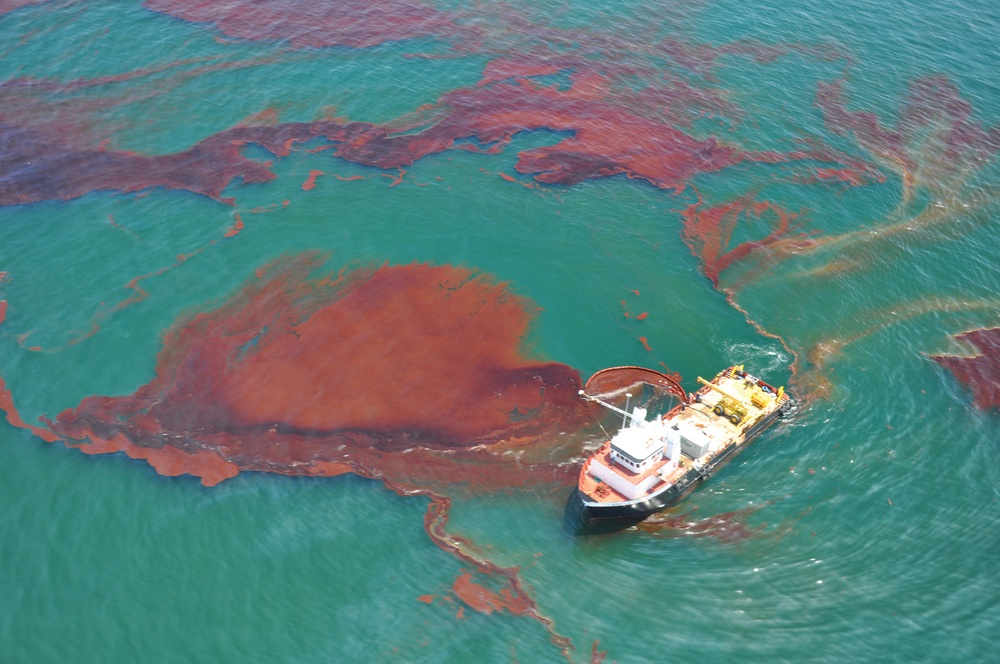
%> input picture Image Processing Project/skimming.OWJA_.jpg, 1000 x 664 px, shrunk from 1372 x 911 before the run
$ octave main.m   (GNU Octave 9; MATLAB toolbox functions it lacks are replaced by stand-ins)
%> lines starting %> are read from the running program, lines starting %| are printed output that depends on the picture; in (x1, y1, x2, y2) boxes, pixels count from 0 and x2, y2 are one past the last pixel; in counts of white or black regions, pixels touching at a corner belong together; the program's own positions count from 1
%> further down, I is the input picture: size 664x1000x3 uint8; mean R, G, B 90.2, 124.8, 123.2
### Image Processing Project/background_removel.m
function [BW,maskedRGBImage] = createMask(RGB)
%createMask  Threshold RGB image using auto-generated code from colorThresholder app.
%  [BW,MASKEDRGBIMAGE] = createMask(RGB) thresholds image RGB using
%  auto-generated code from the colorThresholder app. The colorspace and
%  range for each channel of the colorspace were set within the app. The
%  segmentation mask is returned in BW, and a composite of the mask and
%  original RGB images is returned in maskedRGBImage.

% Auto-generated by colorThresholder app on 04-Aug-2019
%------------------------------------------------------


% Convert RGB image to chosen color space
I = rgb2lab(RGB);
%> I: size 664x1000x3 double; mean of channels 1, 2, 3 50.6, -10.1, -1.6

% Define thresholds for channel 1 based on histogram settings
channel1Min = 10.029;
channel1Max = 100.000;

% Define thresholds for channel 2 based on histogram settings
channel2Min = 1.274;
channel2Max = 36.564;

% Define thresholds for channel 3 based on histogram settings
channel3Min = -43.792;
channel3Max = 89.268;

% Create mask based on chosen histogram thresholds
sliderBW = (I(:,:,1) >= channel1Min ) & (I(:,:,1) <= channel1Max) & ...
    (I(:,:,2) >= channel2Min ) & (I(:,:,2) <= channel2Max) & ...
    (I(:,:,3) >= channel3Min ) & (I(:,:,3) <= channel3Max);
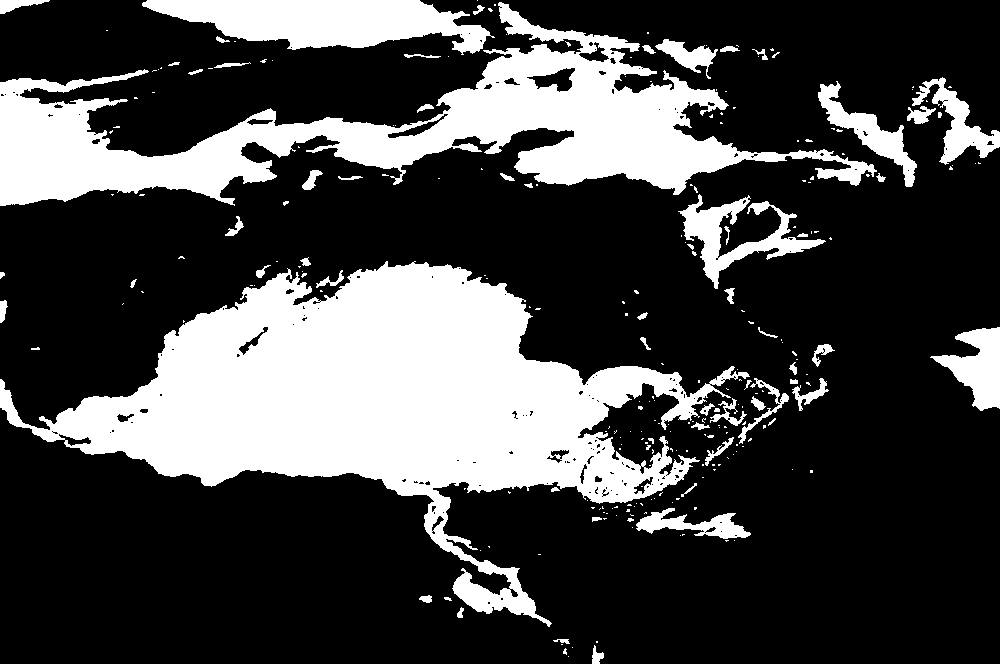
%> sliderBW: size 664x1000 logical; 27.4% white; 257 white regions (193 under 20 px), largest, box (x1, y1, x2, y2) and area: (0, 261, 750, 627) 96133, (0, 2, 877, 206) 53539, (142, 0, 495, 55) 11645
BW = sliderBW;

% Initialize output masked image based on input image.
maskedRGBImage = RGB;

% Set background pixels where BW is false to zero.
maskedRGBImage(repmat(~BW,[1 1 3])) = 0;
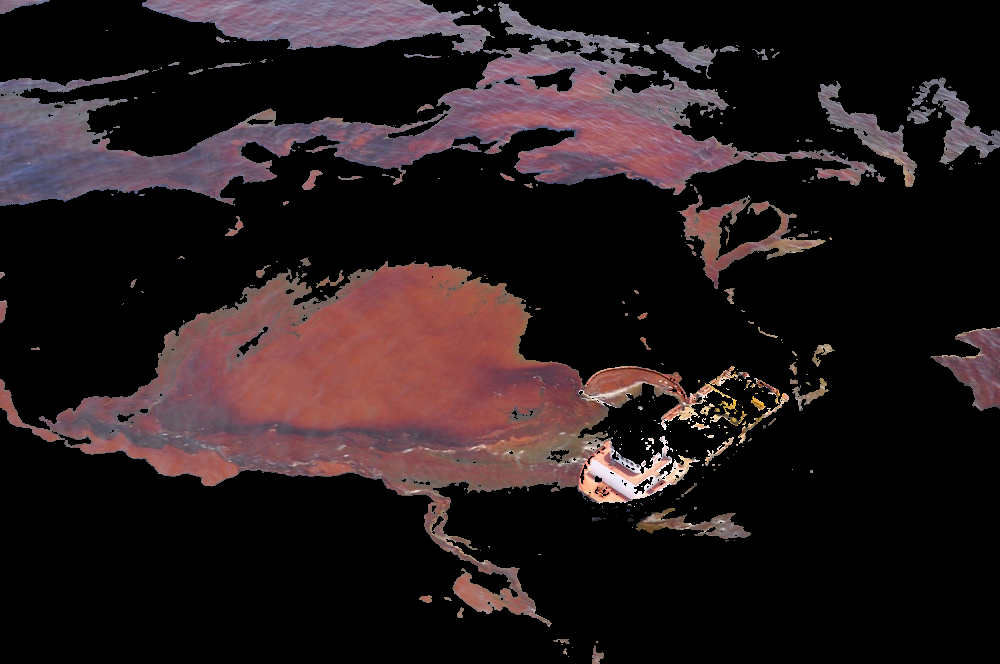
%> maskedRGBImage: size 664x1000x3 uint8; mean R, G, B 37.6, 26.8, 28.4

end

### Image Processing Project/main.m
I=imread('skimming.OWJA_.jpg');
imshow(I);
[bw,rgb]=background_removel(I);
figure,imshow(bw);
figure,imshow(rgb);
